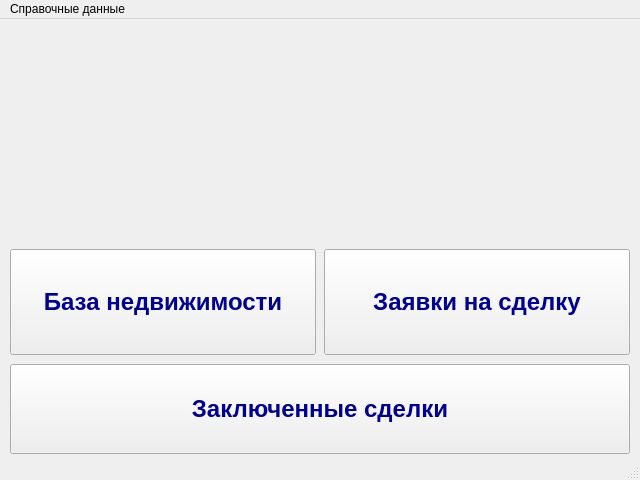
<?xml version="1.0" encoding="UTF-8"?>
<ui version="4.0">
 <class>MainWindow</class>
 <widget class="QMainWindow" name="MainWindow">
  <property name="enabled">
   <bool>true</bool>
  </property>
  <property name="geometry">
   <rect>
    <x>0</x>
    <y>0</y>
    <width>640</width>
    <height>480</height>
   </rect>
  </property>
  <property name="minimumSize">
   <size>
    <width>640</width>
    <height>480</height>
   </size>
  </property>
  <property name="maximumSize">
   <size>
    <width>640</width>
    <height>480</height>
   </size>
  </property>
  <property name="windowTitle">
   <string>Информационно-справочная система агенства недвижимости</string>
  </property>
  <property name="tabShape">
   <enum>QTabWidget::Rounded</enum>
  </property>
  <widget class="QWidget" name="centralwidget">
   <widget class="QLabel" name="label_banner">
    <property name="geometry">
     <rect>
      <x>9</x>
      <y>9</y>
      <width>621</width>
      <height>211</height>
     </rect>
    </property>
    <property name="text">
     <string/>
    </property>
   </widget>
   <widget class="QPushButton" name="pushButton_deals">
    <property name="geometry">
     <rect>
      <x>10</x>
      <y>345</y>
      <width>620</width>
      <height>90</height>
     </rect>
    </property>
    <property name="minimumSize">
     <size>
      <width>0</width>
      <height>90</height>
     </size>
    </property>
    <property name="palette">
     <palette>
      <active>
       <colorrole role="ButtonText">
        <brush brushstyle="SolidPattern">
         <color alpha="255">
          <red>0</red>
          <green>0</green>
          <blue>147</blue>
         </color>
        </brush>
       </colorrole>
      </active>
      <inactive>
       <colorrole role="ButtonText">
        <brush brushstyle="SolidPattern">
         <color alpha="255">
          <red>0</red>
          <green>0</green>
          <blue>147</blue>
         </color>
        </brush>
       </colorrole>
      </inactive>
      <disabled/>
     </palette>
    </property>
    <property name="font">
     <font>
      <family>Arial</family>
      <pointsize>18</pointsize>
      <bold>true</bold>
     </font>
    </property>
    <property name="text">
     <string>Заключенные сделки</string>
    </property>
   </widget>
   <widget class="QPushButton" name="pushButton_real_estate_applications">
    <property name="geometry">
     <rect>
      <x>324</x>
      <y>230</y>
      <width>306</width>
      <height>106</height>
     </rect>
    </property>
    <property name="sizePolicy">
     <sizepolicy hsizetype="Minimum" vsizetype="Minimum">
      <horstretch>0</horstretch>
      <verstretch>0</verstretch>
     </sizepolicy>
    </property>
    <property name="minimumSize">
     <size>
      <width>0</width>
      <height>70</height>
     </size>
    </property>
    <property name="palette">
     <palette>
      <active>
       <colorrole role="ButtonText">
        <brush brushstyle="SolidPattern">
         <color alpha="255">
          <red>0</red>
          <green>0</green>
          <blue>147</blue>
         </color>
        </brush>
       </colorrole>
      </active>
      <inactive>
       <colorrole role="ButtonText">
        <brush brushstyle="SolidPattern">
         <color alpha="255">
          <red>0</red>
          <green>0</green>
          <blue>147</blue>
         </color>
        </brush>
       </colorrole>
      </inactive>
      <disabled/>
     </palette>
    </property>
    <property name="font">
     <font>
      <family>Arial</family>
      <pointsize>18</pointsize>
      <bold>true</bold>
     </font>
    </property>
    <property name="text">
     <string>Заявки на сделку</string>
    </property>
   </widget>
   <widget class="QPushButton" name="pushButton_real_estate_base">
    <property name="geometry">
     <rect>
      <x>10</x>
      <y>230</y>
      <width>306</width>
      <height>106</height>
     </rect>
    </property>
    <property name="sizePolicy">
     <sizepolicy hsizetype="Minimum" vsizetype="Minimum">
      <horstretch>0</horstretch>
      <verstretch>0</verstretch>
     </sizepolicy>
    </property>
    <property name="minimumSize">
     <size>
      <width>0</width>
      <height>70</height>
     </size>
    </property>
    <property name="palette">
     <palette>
      <active>
       <colorrole role="WindowText">
        <brush brushstyle="SolidPattern">
         <color alpha="255">
          <red>0</red>
          <green>0</green>
          <blue>0</blue>
         </color>
        </brush>
       </colorrole>
       <colorrole role="ButtonText">
        <brush brushstyle="SolidPattern">
         <color alpha="255">
          <red>0</red>
          <green>0</green>
          <blue>147</blue>
         </color>
        </brush>
       </colorrole>
      </active>
      <inactive>
       <colorrole role="WindowText">
        <brush brushstyle="SolidPattern">
         <color alpha="255">
          <red>0</red>
          <green>0</green>
          <blue>0</blue>
         </color>
        </brush>
       </colorrole>
       <colorrole role="ButtonText">
        <brush brushstyle="SolidPattern">
         <color alpha="255">
          <red>0</red>
          <green>0</green>
          <blue>147</blue>
         </color>
        </brush>
       </colorrole>
      </inactive>
      <disabled/>
     </palette>
    </property>
    <property name="font">
     <font>
      <family>Arial</family>
      <pointsize>18</pointsize>
      <bold>true</bold>
     </font>
    </property>
    <property name="text">
     <string>База недвижимости</string>
    </property>
   </widget>
  </widget>
  <widget class="QMenuBar" name="menubar">
   <property name="geometry">
    <rect>
     <x>0</x>
     <y>0</y>
     <width>640</width>
     <height>21</height>
    </rect>
   </property>
   <widget class="QMenu" name="menu">
    <property name="enabled">
     <bool>true</bool>
    </property>
    <property name="tearOffEnabled">
     <bool>false</bool>
    </property>
    <property name="title">
     <string>Справочные данные</string>
    </property>
    <property name="separatorsCollapsible">
     <bool>false</bool>
    </property>
    <addaction name="action_realtors"/>
    <addaction name="action_districts"/>
   </widget>
   <addaction name="menu"/>
  </widget>
  <widget class="QStatusBar" name="statusbar"/>
  <action name="action_realtors">
   <property name="checkable">
    <bool>false</bool>
   </property>
   <property name="text">
    <string>Риелторы</string>
   </property>
  </action>
  <action name="action_districts">
   <property name="text">
    <string>Районы</string>
   </property>
  </action>
 </widget>
 <resources/>
 <connections/>
</ui>
